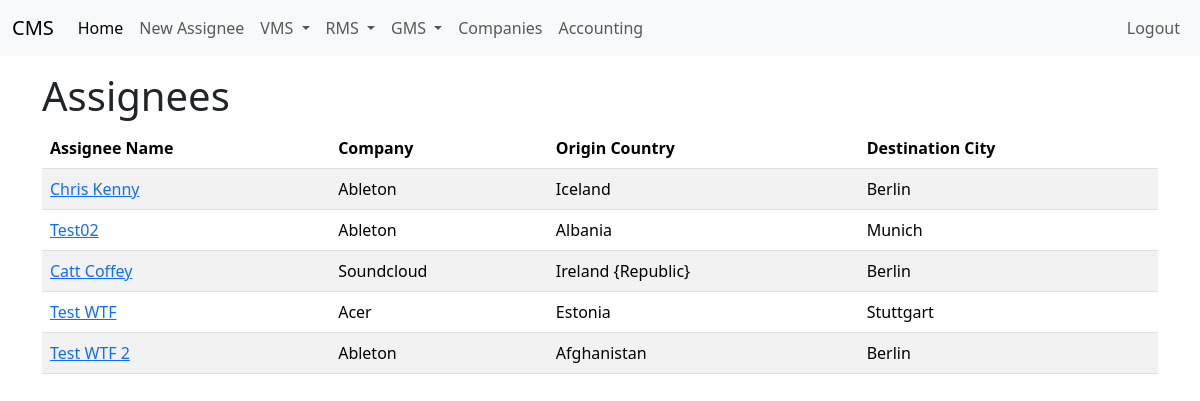
Page /assignees (signed in) on the earlier database version.
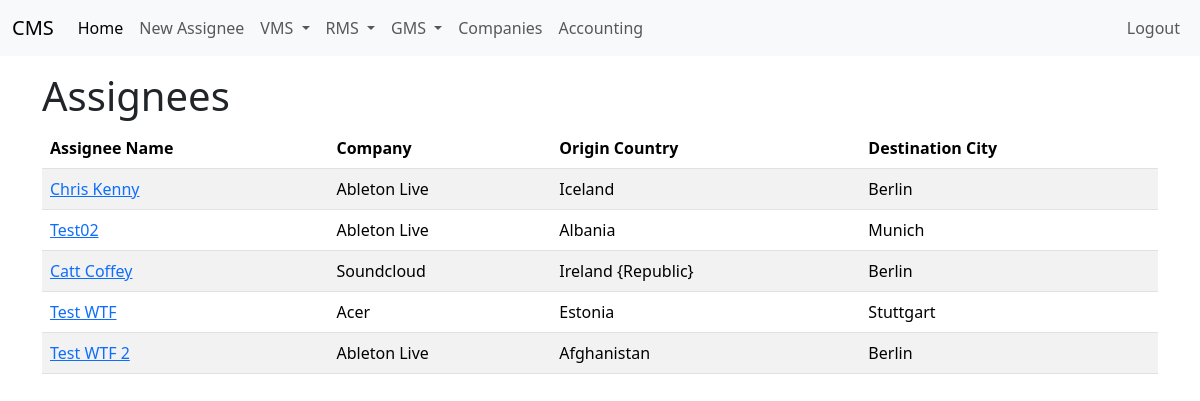
Same page on the later database version.
### app/models.py (models this page shows, shortened)
class Assignee(db.Model):
    id: so.Mapped[int] = so.mapped_column(primary_key=True)
    name: so.Mapped[str] = so.mapped_column(sa.String(100), index=True)
    origin_country: so.Mapped[str] = so.mapped_column(sa.String(100), index=True)
    destination_city: so.Mapped[str] = so.mapped_column(sa.String(100), index=True)
    company_id: so.Mapped[int] = so.mapped_column(sa.ForeignKey("company.id"))
    create_date: so.Mapped[datetime] = so.mapped_column(index=True, default=lambda: datetime.now(timezone.utc))
    company: so.Mapped["Company"] = so.relationship(back_populates="assignees")
    packages: so.Mapped[List["Package"]] = so.relationship(
        secondary="assignee_package",
        back_populates="assignees"
    )

class Company(db.Model):
    id: so.Mapped[int] = so.mapped_column(primary_key=True)
    name: so.Mapped[str] = so.mapped_column(sa.String(100), index=True, unique=True)
    contact: so.Mapped[str] = so.mapped_column(sa.String(256))
    address1: so.Mapped[str] = so.mapped_column(sa.String(64), nullable=True)
    address2: so.Mapped[str] = so.mapped_column(sa.String(64), nullable=True)
    postcode: so.Mapped[int] = so.mapped_column(sa.Integer, nullable=True)
    city: so.Mapped[str] = so.mapped_column(sa.String(64), nullable=True)
    notes: so.Mapped[Optional[str]] = so.mapped_column(sa.String(1064))
    assignees: so.Mapped[List["Assignee"]] = so.relationship(back_populates="company", cascade="all, delete-orphan")
    company_packages: so.Mapped[List["CompanyPackage"]] = so.relationship(back_populates="company")

### app/routes.py (the view)
@app.route("/assignees", methods=["GET"])
@login_required
def assignees():
    assignees = Assignee.query.order_by(Assignee.create_date).all()
    return render_template("assignees.html", assignees=assignees)

### app/models.py (called while the page is built)
@login.user_loader
def load_user(id):
    return db.session.get(User, int(id))

### app/templates/assignees.html
{% extends 'base.html' %}
{% block content %}
<h1>Assignees</h1>
<table class="table table-striped table-hover">
    <thead>
        <th>Assignee Name</th>
        <th>Company</th>
        <th>Origin Country</th>
        <th>Destination City</th>
    </thead>
    <tbody>
        {% for assignee in assignees %}
        <tr>
            <td><a href="{{url_for('view_assignee', assignee_id=assignee.id)}}">{{assignee.name}}</a></td>
            <td>{{assignee.company.name}}</td>
            <td>{{assignee.origin_country}}</td>
            <td>{{assignee.destination_city}}</td>
        </tr>
        {% endfor %}
    </tbody>
</table>
{% endblock %}

Differences in the rows shown:
changed through a linked row, Assignee "Chris Kenny": company.name "Ableton" → "Ableton Live"
changed through a linked row, Assignee "Test02": company.name "Ableton" → "Ableton Live"
changed through a linked row, Assignee "Test WTF 2": company.name "Ableton" → "Ableton Live"
